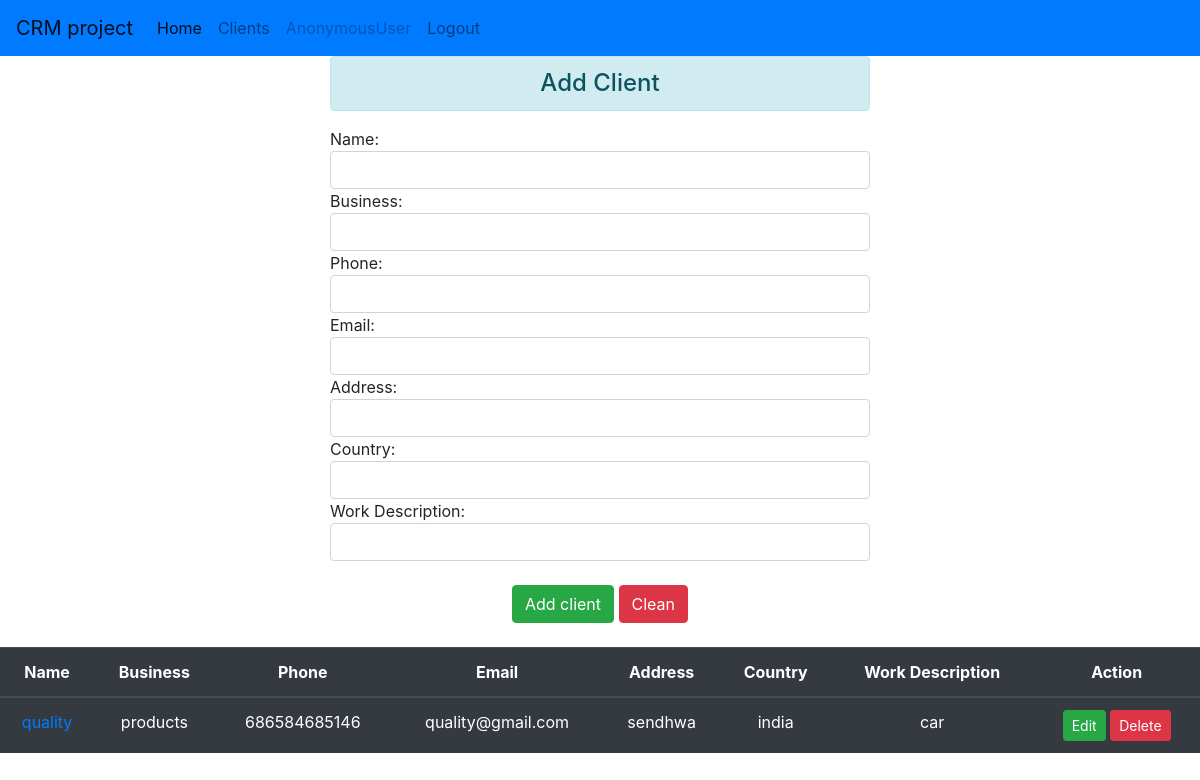
Page /ClientsData/ on the committed database.
### crmapp/models.py (models this page shows, shortened)
class Clients(models.Model):
    superuser_id = models.ForeignKey(User, on_delete=models.CASCADE)
    client_name = models.CharField(max_length=100)
    client_business = models.CharField(max_length=200)
    client_phone = models.BigIntegerField()
    client_email = models.EmailField(max_length=100)
    client_address = models.CharField(max_length=300)
    client_country = models.CharField(max_length=20)
    client_work_description = models.CharField(max_length=300)
    client_created = models.DateTimeField()

### crmapp/views.py (the view)
# urls.py: path('ClientsData/', views.clients_data, name='clients_data'),
def clients_data(request):
    clients = Clients.objects.all()
    if request.method == 'POST':
        client_name = request.POST.get('client_name')
        client_business = request.POST.get('client_business')
        client_phone = request.POST.get('client_phone')
        client_email = request.POST.get('client_email')
        client_address = request.POST.get('client_address')
        client_country = request.POST.get('client_country')
        client_work_description = request.POST.get('client_work_description')
        data = Clients(client_name=client_name,
                       client_business=client_business,
                       superuser_id=User.objects.get(pk=request.user.id),
                       client_email=client_email,
                       client_phone=client_phone,
                       client_address=client_address,
                       client_country=client_country,
                       client_work_description=client_work_description,
                       client_created=dt)
        data.save()
        messages.success(request, 'Client added successfully !!!')
        return HttpResponseRedirect('/ClientsData/')
    else:
        return render(request, 'clients_data.html', {'name': request.user, 'clients': clients})

### templates/clients_data.html (shortened to what this page needs)
{% extends 'base.html' %}
{% block log %}
          {% if name == request.user %}
              <li class="nav-item">
                  <a class="nav-link" href="{% url 'clients_data' %}">Clients</a>
              </li>
              <li class="nav-item">
              <a class="nav-link disabled">{{ request.user }}</a>
              </li>
              <li class="nav-item">
                  <a class="nav-link" href="{% url 'logout' %}">Logout</a></li>
          {% else %}
              <li>
                <a class="nav-link" href="{% url 'login' %}">Login</a>
              </li>
          {% endif %}
{% endblock %}
{% block body %}
    <div class="row">
        <div class=" offset-3 col-md-6">
            <h4 class="text-center alert alert-info">Add Client</h4>
            <form method="post">
            Name:<input type="text" name="client_name" class="form-control" required>
            Business:<input type="text" name="client_business" class="form-control" required>
            Phone:<input type="tel" name="client_phone" class="form-control" required>
            Email:<input type="email" name="client_email" class="form-control" required>
            Address:<input type="text" name="client_address" class="form-control" required>
            Country:<input type="text" name="client_country" class="form-control" required>
            Work Description:<input type="text" name="client_work_description" class="form-control" required>
                <br>
                <center><input type="submit" value="Add client" class="btn btn-success">
                    <input type="reset" value="Clean" class="btn btn-danger"></center>
            </form>
        </div>
    </div>
</div>
    <br>
<div class="container-fluid">
<div class="row">
    <br>
    {% if clients %}
        <table class="table table-hover text-center table-dark">
            <thead>
                <tr>
                    <th scope="col">Name</th>
                    <th scope="col">Business</th>
                    <th scope="col">Phone</th>
                    <th scope="col">Email</th>
                    <th scope="col">Address</th>
                    <th scope="col">Country</th>
                    <th scope="col">Work Description</th>
                    <th scope="col">Action</th>
                </tr>
            </thead>
            <tbody>
            {% for client in clients %}
                <tr>
                    <td><a href="{% url 'ClientProfile' client.id %}">
                        {{ client.client_name }}
                        </a>
                    </td>
                    <td>{{ client.client_business }}</td>
                    <td>{{ client.client_phone }}</td>
                    <td>{{ client.client_email }}</td>
                    <td>{{ client.client_address }}</td>
                    <td>{{ client.client_country }}</td>
                    <td>{{ client.client_work_description }}</td>
                    <td><a href="{% url 'ClientEdit' client.id %}" class="btn-success btn btn-sm">Edit</a>
                        <form method="post" action="{% url 'ClientDelete' client.id %}" class="d-inline">
                                <input type="submit" value="Delete" class="btn btn-sm btn-danger">
                        </form>
            {% endfor %}
    </tbody>
    </table>
    {% endif %}
</div>
</div>
{% endblock %}

### rows in the picture
Clients: client_name "quality", client_business "products", client_phone "686584685146", client_email "quality@gmail.com", client_address "sendhwa", client_country "india", client_work_description "car"

### other values in the picture
{{ request.user }} "AnonymousUser"
